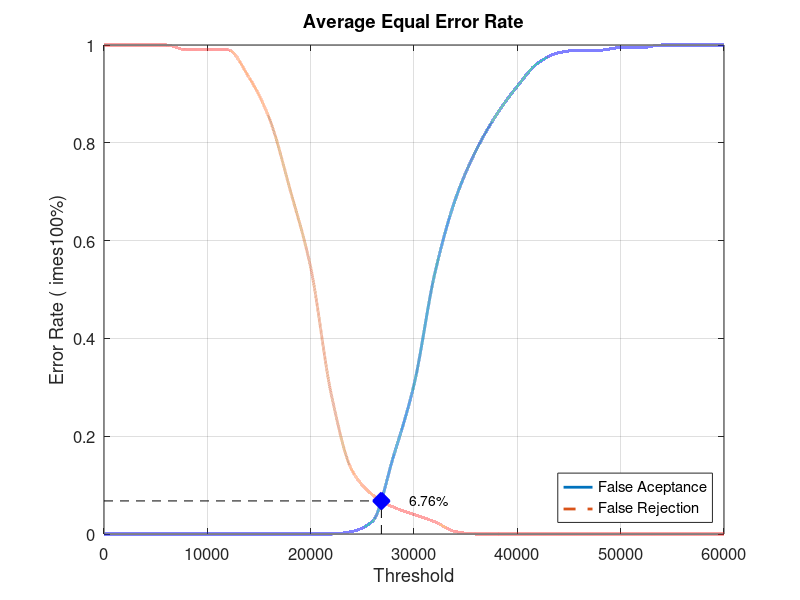
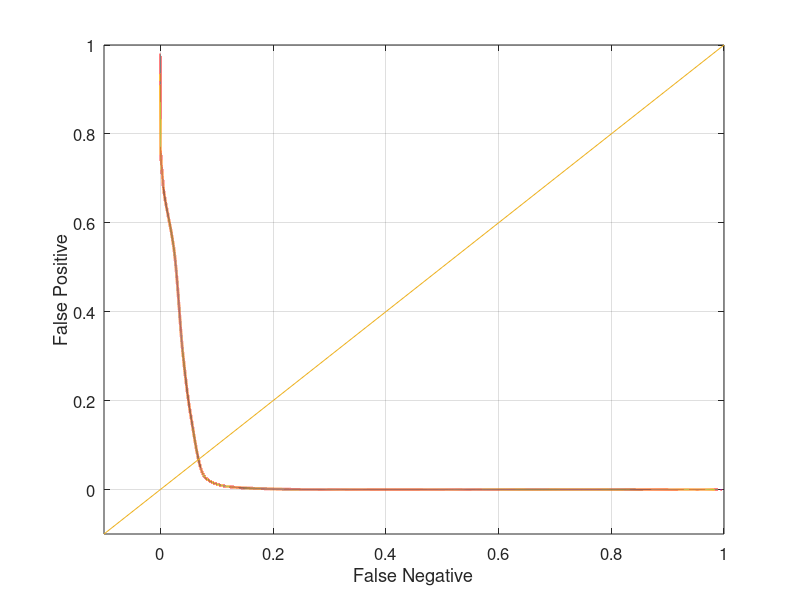

MATLAB code for these plots, in order:
close all;
clear;
clc;
x = 0:2000:60000;
xq = 0:0.5:60000;

y0 = [0 0 0 0 0 0 0 0 0 0 0 0 0.00526316 0.0263158 0.157895 0.305263 0.531579 0.684211 0.784211 0.857895 0.915789 0.963158 0.984211 0.989474 0.989474 0.994737 0.994737 1 1 1 1]
yy0 = interp1(x, y0, xq, 'pchip');
y1 = [1 1 1 1 0.99 0.99 0.99 0.935 0.85 0.705 0.545 0.285 0.13 0.08 0.055 0.04 0.025 0.005 0 0 0 0 0 0 0 0 0 0 0 0 0]
yy1 = interp1(x, y1, xq, 'pchip');

% Calculating EER: 
y2 = abs(y0 - y1);
find(y2 == min(y2))
yy2 = abs(yy0 - yy1);
xEER = find(yy2 == min(yy2));
xEERIndex = xq(xEER) % X-axis EER
yEER = yy0(xEER) % Y-axis EER

main = figure
plot(xq, yy0,'-','LineWidth', 2);	hold on
plot(xq, yy1,'--','LineWidth', 2);	hold on
plot([xEERIndex xEERIndex], [0 yEER], 'k--');	hold on
plot([0 xEERIndex], [yEER yEER], 'k--');	hold on
plot(xEERIndex, yEER, 'bx', 'LineWidth', 10);	hold on
text(xEERIndex + 10 * xEERIndex / 100, yEER, [num2str(round((10000 * yEER)) / 100) '%'])
legend('False Aceptance', 'False Rejection', 'Location', 'SouthEast')
xlabel('Threshold')
ylabel('Error Rate (	imes100%)')
title('Average Equal Error Rate')
set(gca, 'FontSize', 12)
axis([0 60000 0 1])
grid on

print(main, 'Database5_4Main', '-dpng');
FNRxFPR = figure('Color', [1 1 1]);
plot(yy1, yy0, '-', yy1, yy0, 'LineWidth', 2);
hold on
y = -0.1:0.1:1
plot(y, y); 
set(gca, 'FontSize', 12)
xlabel('False Negative')
ylabel('False Positive')
axis([-0.1 1 -0.1 1])
set(gca, 'FontSize', 12)
grid on

print(FNRxFPR, 'Database5_4FNRxFPR','-dpng');
